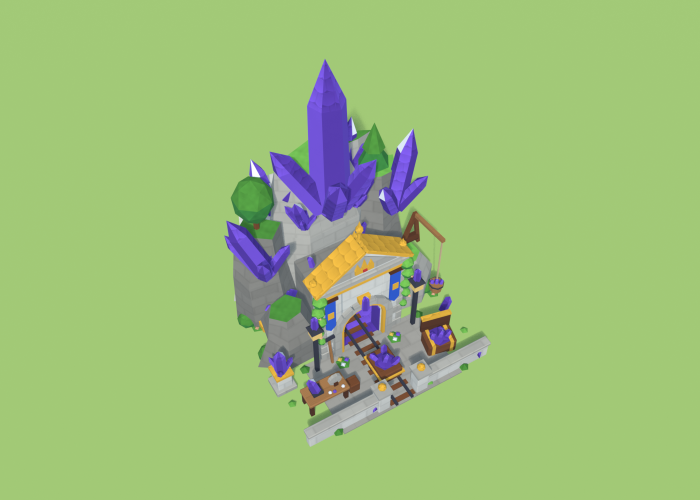
#> input picture Design/store/shop_art/CrystalMine5_render.png, 1400 x 1000 px (shown at 1/2 size)
$ python menu_shop_art.py
#> lines starting #> are read from the running program, lines starting #| are printed output that depends on the picture; after the words box and inside, x2 and y2 are one past the last pixel; in counts of white or black regions, pixels touching at a corner belong together
### Tools/store/menu_shop_mockup.py
"""Concept of the main menu's «Магазин» window (the user, 2026-11-15): the menu scene stays behind, blurred;
bundles in one list that scrolls down; «Назад» bottom centre -- its tap puts up one very good offer with
«Всё равно выйти» under it. First four bundles: the Crystal Mine and three crystal packs. Concept only.

    python -I Tools/store/menu_shop_mockup.py

Writes Design/store/MenuShop_Mockup.png (the window) and Design/store/MenuShop_ExitOffer.png (the offer on «Назад»).
v3: packs drawn as unmined crystals on a rock, the Sandbox banner's castle as the mark, the mine -30% with
the old price struck out and the SAME bundle in «Подожди!» (light title). v2 (the user's notes): pack cards in four bands, a «Только для Песочницы» chip on the mine, the exit offer
without the shop behind it, the bundle full size, no discount stamp and no timer: the mine WITHOUT the gift, cheaper.
Prices are the placeholders discussed, not decided. Crystal amounts: NUMBER left, icon right (the game's rule).
"""
import math
import os

from PIL import Image, ImageDraw, ImageFilter, ImageFont

R = os.path.dirname(os.path.dirname(os.path.dirname(os.path.abspath(__file__)))) + '/'
SKIN = R + 'Assets/_Project/Resources/MenuSkins/Classic/'
SHOP = R + 'Assets/_Project/UI/Shop/'
ICONS = R + 'Assets/_Project/UI/Icons/'
HEAVY = R + 'Assets/_Project/Resources/Fonts/Rubik-ExtraBold.ttf'
BOLD = R + 'Assets/_Project/Resources/Fonts/Rubik-Bold.ttf'
MINE = R + 'Design/store/shop_art/CrystalMine5_render.png'
W, H = 1920, 1080

INK = (74, 44, 22)
CREAM = (250, 236, 200)
GOLD = (236, 182, 60)
GOLD_D = (170, 112, 28)
VIOLET = (92, 48, 140)
VIOLET_L = (150, 92, 200)
GREEN = (86, 170, 60)


def font(size, heavy=True):
    return ImageFont.truetype(HEAVY if heavy else BOLD, int(size))


def text(d, xy, s, size, fill=CREAM, stroke=5, stroke_fill=INK, anchor='mm', heavy=True):
    d.text(xy, s, font=font(size, heavy), fill=fill, anchor=anchor, stroke_width=stroke, stroke_fill=stroke_fill)


def put(img, im, centre):
    img.alpha_composite(im, (int(centre[0] - im.width / 2), int(centre[1] - im.height / 2)))


# [29 lines left out: functions crystal, sliced, amount, not called in this run]


def price_button(img, d, centre, w, h, s, size=44):
    put(img, sliced(SHOP + 'ButtonGreen.png', int(w), int(h), 40), centre)
    text(d, (centre[0], centre[1] - 4), s, size)


def rays(img, centre, r, n=14, col=(255, 230, 140, 110)):
    lay = Image.new('RGBA', img.size)
    ld = ImageDraw.Draw(lay)
    for i in range(n):
        a = i * 2 * math.pi / n
        ld.polygon([centre, (centre[0] + math.cos(a - 0.09) * r, centre[1] + math.sin(a - 0.09) * r),
                    (centre[0] + math.cos(a + 0.09) * r, centre[1] + math.sin(a + 0.09) * r)], fill=col)
    img.alpha_composite(lay.filter(ImageFilter.GaussianBlur(3)))


def glow(img, centre, size, alpha=1.0):
    g = Image.open(SHOP + 'Glow.png').convert('RGBA').resize((size, size), Image.LANCZOS)
    if alpha < 1:
        g.putalpha(g.getchannel('A').point(lambda v: int(v * alpha)))
    put(img, g, centre)


def sparkle(d, x, y, r, col=(255, 252, 230)):
    d.polygon([(x, y - r), (x + r * .22, y - r * .22), (x + r, y), (x + r * .22, y + r * .22),
               (x, y + r), (x - r * .22, y + r * .22), (x - r, y), (x - r * .22, y - r * .22)], fill=col)


# [10 lines left out: function ribbon, not called in this run]


# ------------------------------------------------------------------ unmined crystals (v3, the user: not a pile of
# icons but «большое количество не добытых кристаллов»): violet prisms growing out of a rock, more and bigger per pack

C_DARK, C_MID, C_LIGHT, C_HI = (86, 34, 150), (132, 70, 200), (184, 120, 245), (240, 220, 255)


def shard(d, b, ang, w, h, lw=3):
    """One prism from its base centre b, leaning ang radians off vertical: a dark and a light face, a glint."""
    ux, uy = math.sin(ang), -math.cos(ang)
    vx, vy = math.cos(ang), math.sin(ang)
    bx, by = b
    bl = (bx - vx * w / 2, by - vy * w / 2)
    br = (bx + vx * w / 2, by + vy * w / 2)
    sl = (bl[0] + ux * h * .78, bl[1] + uy * h * .78)
    sr = (br[0] + ux * h * .78, br[1] + uy * h * .78)
    mid = (bx + vx * w * .08, by + vy * w * .08)
    midt = (mid[0] + ux * h * .8, mid[1] + uy * h * .8)
    tip = (bx + ux * h, by + uy * h)
    d.polygon([bl, mid, midt, tip, sl], fill=C_MID)
    d.polygon([mid, br, sr, tip, midt], fill=C_LIGHT)
    d.polygon([sl, tip, midt], fill=C_DARK)
    d.line([(mid[0] + vx * w * .2 + ux * h * .1, mid[1] + vy * w * .2 + uy * h * .1),
            (mid[0] + vx * w * .2 + ux * h * .7, mid[1] + vy * w * .2 + uy * h * .7)], fill=C_HI, width=max(2, int(w * .1)))
    d.line([bl, sl, tip, sr, br], fill=INK, width=lw, joint='curve')


def geode(level, s=1):
    """0 small / 1 middle / 2 big: a rock with crystals growing out of it, as an RGBA picture (s: scale)."""
    import random
    rnd = random.Random(7 + level)
    W0, H0 = 340 * s, 230 * s
    im = Image.new('RGBA', (W0, H0))
    d = ImageDraw.Draw(im)
    rw = (170, 240, 310)[level] * s
    rh = (40, 56, 70)[level] * s
    cx, base = W0 / 2, H0 - 12 * s
    # crystals behind the rock's crest, tallest in the middle
    n = (5, 8, 13)[level]
    top = (110, 140, 165)[level] * s
    shards = []
    for i in range(n):
        k = (i + .5) / n * 2 - 1                      # -1 .. 1 across
        k += rnd.uniform(-.06, .06)
        hgt = top * (1 - .55 * abs(k) ** 1.4) * rnd.uniform(.82, 1.0)
        wid = hgt * rnd.uniform(.32, .4)
        ang = k * .75 + rnd.uniform(-.1, .1)
        shards.append((abs(k), (cx + k * rw * .36, base - rh * .62 + abs(k) * rh * .25), ang, wid, hgt))
    for _, b, a, w, h in sorted(shards, key=lambda s: -s[0]):
        shard(d, b, a, w, h, 3 * s)
    # the rock: an uneven mound, lit from the top left
    pts = []
    for i in range(19):
        a = math.pi * i / 18
        r = 1 + rnd.uniform(-.08, .08)
        pts.append((cx - math.cos(a) * rw / 2 * r, base - math.sin(a) * rh * r))
    d.polygon(pts, fill=(112, 96, 92), outline=INK)
    d.polygon(pts[:9] + [(cx, base - rh * .3), (cx - rw * .3, base)], fill=(140, 124, 116))
    d.line(pts + [pts[0]], fill=INK, width=4 * s)
    # a few small crystals in front, on the rock
    for i in range((1, 3, 5)[level]):
        k = (i + .5) / (1, 3, 5)[level] * 1.4 - .7 + rnd.uniform(-.05, .05)
        h = (rnd.uniform(26, 38) + level * 4) * s
        shard(d, (cx + k * rw * .4, base - rh * .2 + abs(k) * 8 * s), k * .9, h * .4, h, 3 * s)
    return im


# ------------------------------------------------------------------ the scene behind

# [193 lines left out: functions menu_scene, island, line, mine_card, pack_card, window and 2 more, not called in this run]


# [2 lines that do not run on import are left out]

### Tools/store/menu_shop_art.py
"""The pictures of the main menu's «Магазин» window and the mine's offer (agreed 2026-11-15, card
Design/features/monetization.md «Main-menu Магазин window»). The window itself is built in code (UI/MenuShopWindow.cs);
this draws the pieces it loads from Resources/Shop/MenuShop:

    python -I Tools/store/menu_shop_art.py

  Geode1..3   unmined crystals growing out of a rock, small / middle / big (the three crystal packs)
  Mine        the Crystal Mine's level-5 render, keyed off its background (Design/store/shop_art/CrystalMine5_render.png)
  PackCardBg1-3  the «Подожди!» pack cards' grounds (blue / teal / amber), same layout
  MineCardBg  the mine card's violet ground: gradient, rays, glow, gold rim, ink edge (1320 x 330 like the window)
  SandboxMark the castle medallion off the Sandbox banner (UI/MenuArt/Banner_Sandbox.png)
  Sticker     a white disc in an ink ring (tinted red in the window: «−30%», «+20%»)
  RibbonMid / RibbonTail  a white ribbon in three pieces (tinted per badge; the middle stretches to the words)
  PillL / PillM / PillR   a white pill in three pieces (the green «Только для Песочницы» chip)
  Glow, ButtonGreen, Crystal  copies of the shop's / the icons' pictures, so the window loads all from one folder
  White       a plain white square (the struck-out price's line)
Same look as the agreed mockups (Tools/store/menu_shop_mockup.py, whose drawing it reuses).
"""
import os
import shutil
import sys

from PIL import Image, ImageDraw, ImageFilter

HERE = os.path.dirname(os.path.abspath(__file__))
sys.path.insert(0, HERE)
import menu_shop_mockup as mk  # noqa: E402

R = mk.R
OUT = R + 'Assets/_Project/UI/Shop/Resources/Shop/MenuShop/'
INK = mk.INK


def save(im, name):
    im.save(OUT + name + '.png')
    print('  ', name, im.size)


def mine():
    m = Image.open(mk.MINE).convert('RGBA')
    bg = m.getpixel((2, 2))
    px = m.load()
    for y in range(m.height):
        for x in range(m.width):
            p = px[x, y]
            if abs(p[0] - bg[0]) + abs(p[1] - bg[1]) + abs(p[2] - bg[2]) < 36:
                px[x, y] = (0, 0, 0, 0)
    m = m.crop(m.getbbox())
    m.thumbnail((640, 640), Image.LANCZOS)
    return m


# the «Подожди!» pack cards' grounds (the user approved 2026-11-15, Design/store/ExitOffer_Pack1-3.png)
PACK_COLOURS = [((40, 92, 150), (70, 130, 190)), ((36, 110, 120), (64, 150, 150)), ((120, 70, 30), (170, 110, 44))]


# the four sparkles of a card (x, y from the top, r) -- drawn by the window as moving pictures since 2026-11-18
# (the user: «звёздочкам нужно добавить движение»); MenuShopWindow.CardSparkles keeps the same numbers
def sparkle_spots(h):
    return ((150, 70, 16), (470, 90, 12), (420, h - 60, 14), (110, h - 90, 10))


def mine_card_bg(w=1320, h=330, c0=(70, 36, 118), c1=(120, 56, 158), ray=(210, 160, 255, 90), sparkles=False):
    card = Image.new('RGBA', (w, h))
    cd = ImageDraw.Draw(card)
    for y in range(h):
        k = y / h
        cd.line([(0, y), (w, y)], fill=tuple(int(c0[j] + (c1[j] - c0[j]) * k) for j in range(3)) + (255,))
    mk.rays(card, (300, h / 2), 520, 18, ray)
    mk.glow(card, (300, h / 2), 520, 0.8)
    mask = Image.new('L', (w, h))
    ImageDraw.Draw(mask).rounded_rectangle((4, 4, w - 5, h - 5), 26, fill=255)
    card.putalpha(Image.composite(card.getchannel('A'), Image.new('L', (w, h), 0), mask))
    d = ImageDraw.Draw(card)
    d.rounded_rectangle((8, 8, w - 9, h - 9), 24, outline=mk.GOLD, width=10)
    d.rounded_rectangle((3, 3, w - 4, h - 4), 28, outline=INK, width=5)
    if sparkles:
        for sx, sy, r in sparkle_spots(h):
            mk.sparkle(d, sx, sy, r)
    return card


def card_rim(w=1320, h=330):
    """The gold rim alone, white with a soft glow round it: laid over a card and pulsed by the window (the user,
    2026-11-18: «жёлтая обводка ... должна немного пульсировать»). Same box as mine_card_bg's rim."""
    pad = 24
    im = Image.new('RGBA', (w + 2 * pad, h + 2 * pad))
    d = ImageDraw.Draw(im)
    d.rounded_rectangle((pad + 6, pad + 6, pad + w - 7, pad + h - 7), 26, outline=(255, 255, 255, 255), width=16)
    glow = im.filter(ImageFilter.GaussianBlur(9))
    d.rounded_rectangle((pad + 8, pad + 8, pad + w - 9, pad + h - 9), 24, outline=(255, 255, 255, 255), width=10)
    out = Image.alpha_composite(glow, im)
    return out


def sparkle_sprite(s=64):
    im = Image.new('RGBA', (s, s))
    glow = Image.new('RGBA', (s, s))
    ImageDraw.Draw(glow).ellipse((s * .3, s * .3, s * .7, s * .7), fill=(255, 250, 220, 150))
    glow = glow.filter(ImageFilter.GaussianBlur(s * .08))
    d = ImageDraw.Draw(im)
    mk.sparkle(d, s / 2, s / 2, s * 0.46)
    return Image.alpha_composite(glow, im)


def sandbox_mark():
    ban = Image.open(R + 'Assets/_Project/UI/MenuArt/Banner_Sandbox.png').convert('RGBA')
    ic = ban.crop((88, 80, 292, 284))
    m = Image.new('L', ic.size)
    ImageDraw.Draw(m).ellipse((2, 2, ic.width - 3, ic.height - 3), fill=255)
    ic.putalpha(Image.composite(ic.getchannel('A'), Image.new('L', ic.size, 0), m))
    return ic.resize((128, 128), Image.LANCZOS)


def sticker(s=128):
    im = Image.new('RGBA', (s * 4, s * 4))
    ImageDraw.Draw(im).ellipse((10, 10, s * 4 - 11, s * 4 - 11), fill=(255, 255, 255, 255), outline=INK, width=18)
    return im.resize((s, s), Image.LANCZOS)


def ribbon_pieces(h=56):
    k = 4
    mid = Image.new('RGBA', (16 * k, h * k))
    d = ImageDraw.Draw(mid)
    d.rectangle((0, 0, 16 * k, h * k), fill=(255, 255, 255, 255))
    d.rectangle((0, 0, 16 * k, 4 * k), fill=INK)
    d.rectangle((0, h * k - 4 * k, 16 * k, h * k), fill=INK)
    tail = Image.new('RGBA', (44 * k, (h + 16) * k))
    d = ImageDraw.Draw(tail)
    # the tail behind (darker), then the front end of the ribbon
    d.polygon([(44 * k, 8 * k), (4 * k, 8 * k), (20 * k, (h / 2 + 8) * k), (4 * k, (h + 16) * k - 2 * k), (44 * k, (h + 16) * k - 2 * k)],
              fill=(178, 178, 178, 255), outline=INK, width=3 * k)
    d.rectangle((30 * k, 0, 44 * k, h * k), fill=(255, 255, 255, 255))
    d.rectangle((30 * k, 0, 44 * k, 4 * k), fill=INK)
    d.rectangle((30 * k, h * k - 4 * k, 44 * k, h * k), fill=INK)
    d.rectangle((28 * k, 0, 32 * k, h * k), fill=INK)
    return mid.resize((16, h), Image.LANCZOS), tail.resize((44, h + 16), Image.LANCZOS)


def pill_pieces(h=54):
    k = 4
    full = Image.new('RGBA', (h * 2 * k, h * k))
    d = ImageDraw.Draw(full)
    d.rounded_rectangle((2 * k, 2 * k, h * 2 * k - 2 * k, h * k - 2 * k), (h / 2 - 2) * k, fill=(255, 255, 255, 255), outline=INK, width=4 * k)
    full = full.resize((h * 2, h), Image.LANCZOS)
    left = full.crop((0, 0, h // 2 + 2, h))
    right = full.crop((h * 2 - h // 2 - 2, 0, h * 2, h))
    middle = full.crop((h - 4, 0, h + 4, h))
    return left, middle, right


def main():
    os.makedirs(OUT, exist_ok=True)
    print('->', OUT)
    for level in range(3):
        save(mk.geode(level, 2), 'Geode%d' % (level + 1))
#> in geode, `im = Image.new('RGBA', (W0, H0))`: im: PIL image 680x460 RGBA; every value is 0
#|    Geode1 (680, 460)
    save(mine(), 'Mine')
#> in mine, m is the input picture: PIL image 1400x1000 RGBA; mean R, G, B, A 156.8, 189.6, 121.5, 255
#> in mine, `bg = m.getpixel((2, 2))`: bg = (162, 201, 119, 255)
#> in mine, `m = m.crop(m.getbbox())`:
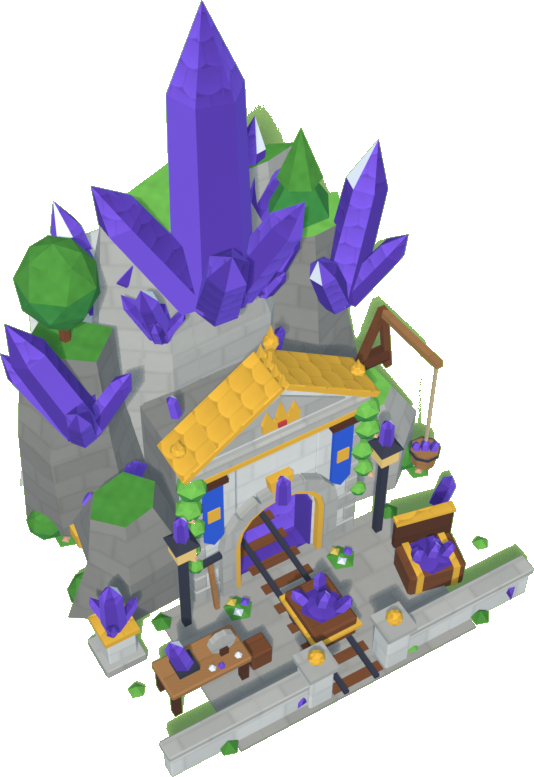
#> m: PIL image 534x777 RGBA; mean R, G, B, A 67.2, 65.8, 72.1, 132.7; transparent parts drawn white
#|    Mine (440, 640)
    save(mine_card_bg(), 'MineCardBg')
#> in mine_card_bg, `card = Image.new('RGBA', (w, h))`: card: PIL image 1320x330 RGBA; every value is 0
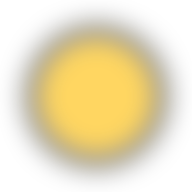
#> input picture Assets/_Project/UI/Shop/Glow.png, 192 x 192 px
#> in mine_card_bg, `mask = Image.new('L', (w, h))`: mask: PIL image 1320x330 L; every value is 0
#> in mine_card_bg, `ImageDraw.Draw(mask).rounded_rectangle((4, 4, w - 5, h - 5), 26, fill=..`:
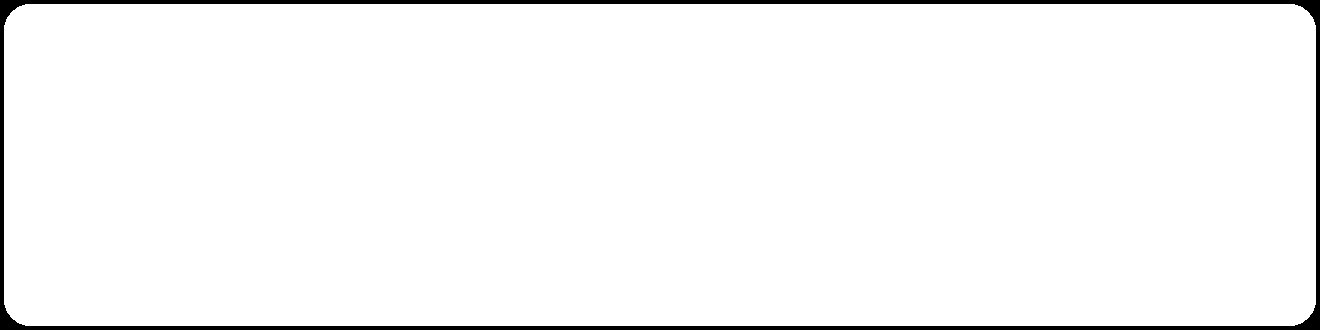
#> mask: PIL image 1320x330 L; 96.8% white; 1 black region, box (x1, y1, x2, y2) and area: (0, 0, 1320, 330) 13736
#> in save (call 5), `im.save(OUT + name + '.png')`:
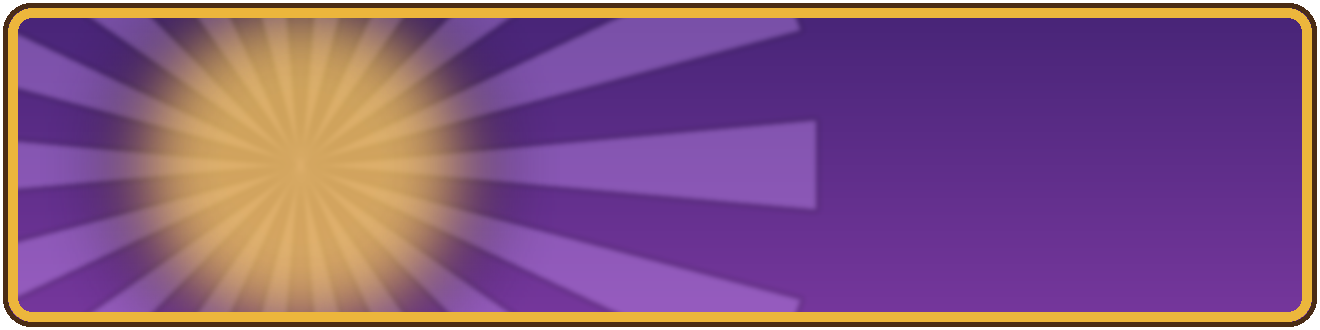
#> saved as MineCardBg.png: PIL image 1320x330 RGBA; mean R, G, B, A 127.9, 81.2, 124, 248.8; transparent parts drawn white
#|    MineCardBg (1320, 330)
    for i, (c0, c1) in enumerate(PACK_COLOURS):
        save(mine_card_bg(c0=c0, c1=c1, ray=(255, 236, 170, 80)), 'PackCardBg%d' % (i + 1))
#> the loop in rays (call 2), `for i in range(n):` made 18 passes
#> a on passes 1 to 12: 0, 0.349, 0.698, 1.05, 1.4, 1.75, 2.09, 2.44, 2.79, 3.14, 3.49, 3.84
#> in save (call 6), `im.save(OUT + name + '.png')`:
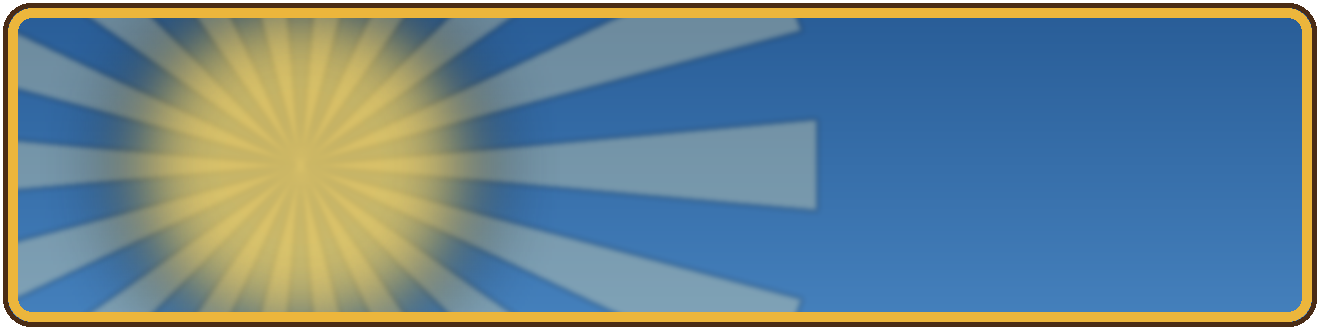
#> saved as PackCardBg1.png: PIL image 1320x330 RGBA; mean R, G, B, A 102.7, 129.1, 139.8, 248.8; transparent parts drawn white
#|    PackCardBg1 (1320, 330)
        # the shop list's lower pack cards (the user, 2026-11-15: 40 % lower, little text on them)
        save(mine_card_bg(h=200, c0=c0, c1=c1, ray=(255, 236, 170, 80)), 'PackCardBgShort%d' % (i + 1))
#> call 3 of mine_card_bg, with w = 1320, h = 200, c0 = (40, 92, 150), c1 = (70, 130, 190), ray = (255, 236, 170, 80), sparkles = False
#> in mine_card_bg (call 3), `card = Image.new('RGBA', (w, h))`: card: PIL image 1320x200 RGBA; every value is 0
#> in mine_card_bg (call 3), `mask = Image.new('L', (w, h))`: mask: PIL image 1320x200 L; every value is 0
#> in mine_card_bg (call 3), `ImageDraw.Draw(mask).rounded_rectangle((4, 4, w - 5, h - 5), 26, fill=..`:
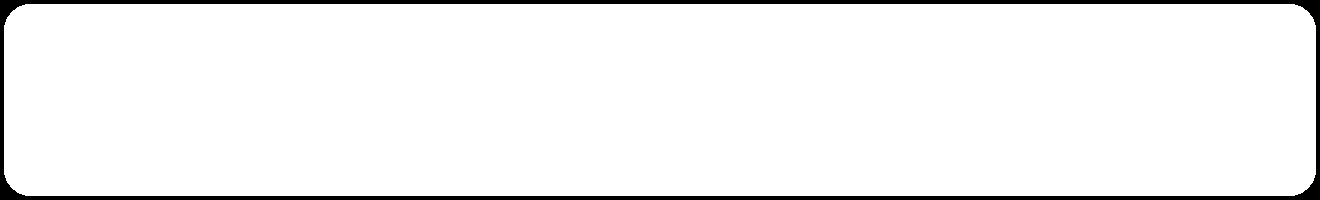
#> mask: PIL image 1320x200 L; 95.2% white; 1 black region, box (x1, y1, x2, y2) and area: (0, 0, 1320, 200) 12696
#> in save (call 7), `im.save(OUT + name + '.png')`:
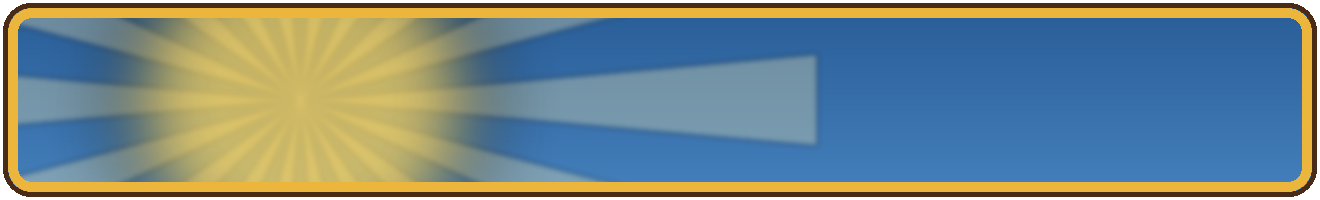
#> saved as PackCardBgShort1.png: PIL image 1320x200 RGBA; mean R, G, B, A 111.1, 131.3, 132.6, 245.6; transparent parts drawn white
#|    PackCardBgShort1 (1320, 200)
    save(card_rim(), 'CardRim')
#> in card_rim, `im = Image.new('RGBA', (w + 2 * pad, h + 2 * pad))`: im: PIL image 1368x378 RGBA; every value is 0
#|    CardRim (1368, 378)
    save(card_rim(h=200), 'CardRimShort')
#|    CardRimShort (1368, 248)
    save(sparkle_sprite(), 'Sparkle')
#|    Sparkle (64, 64)
    save(sandbox_mark(), 'SandboxMark')
    save(sticker(), 'Sticker')
    mid, tail = ribbon_pieces()
    save(mid, 'RibbonMid')
    save(tail, 'RibbonTail')
    l, m, r = pill_pieces()
    save(l, 'PillL')
    save(m, 'PillM')
    save(r, 'PillR')
    save(Image.new('RGBA', (8, 8), (255, 255, 255, 255)), 'White')
    for src, name in ((R + 'Assets/_Project/UI/Shop/Glow.png', 'Glow'), (R + 'Assets/_Project/UI/Shop/ButtonGreen.png', 'ButtonGreen'),
                      (R + 'Assets/_Project/UI/Icons/Res_UpgradeCrystal.png', 'Crystal')):
        shutil.copyfile(src, OUT + name + '.png')
        print('  ', name, '(copy)')


if __name__ == '__main__':
#> (the run stopped early here; a loop or call above may not have finished)
